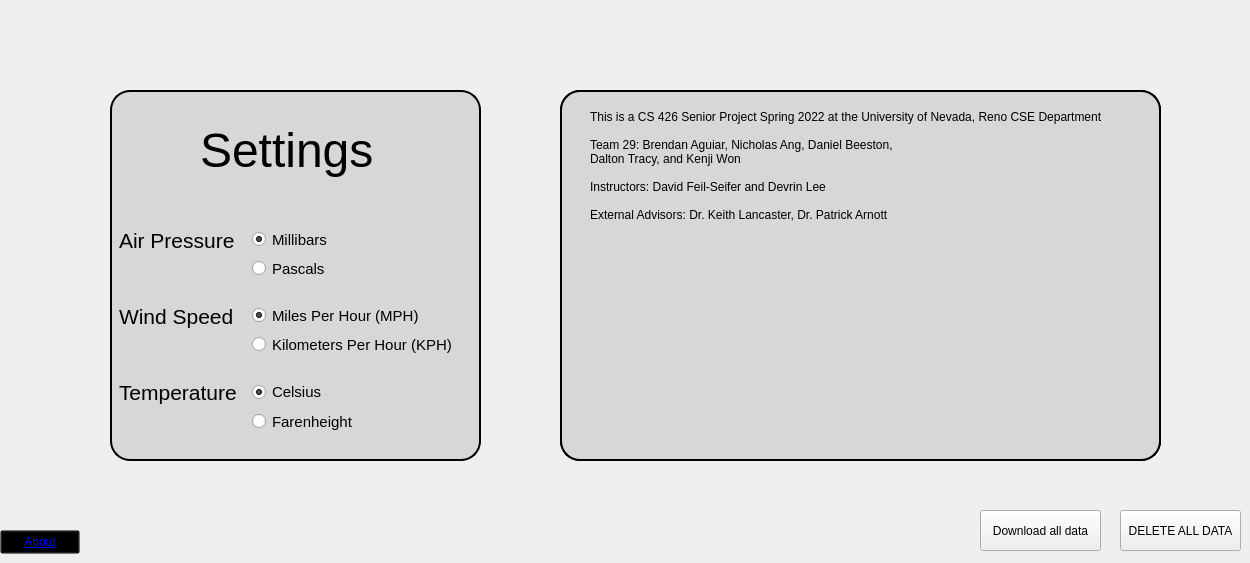
      <widget class="QWidget" name="Settings">
       <attribute name="title">
        <string>Settings</string>
       </attribute>
       <widget class="QPushButton" name="DeleteAll">
        <property name="geometry">
         <rect>
          <x>1120</x>
          <y>510</y>
          <width>121</width>
          <height>41</height>
         </rect>
        </property>
        <property name="text">
         <string>DELETE ALL DATA</string>
        </property>
       </widget>
       <widget class="QPushButton" name="DownloadAll">
        <property name="geometry">
         <rect>
          <x>980</x>
          <y>510</y>
          <width>121</width>
          <height>41</height>
         </rect>
        </property>
        <property name="text">
         <string>Download all data</string>
        </property>
       </widget>
       <widget class="QPushButton" name="AboutButton">
        <property name="geometry">
         <rect>
          <x>0</x>
          <y>530</y>
          <width>80</width>
          <height>24</height>
         </rect>
        </property>
        <property name="font">
         <font>
          <underline>true</underline>
         </font>
        </property>
        <property name="styleSheet">
         <string notr="true">QPushButton{
	color:blue;
	background:transparent;
}</string>
        </property>
        <property name="text">
         <string>About</string>
        </property>
       </widget>
       <widget class="QFrame" name="AboutFrame">
        <property name="geometry">
         <rect>
          <x>560</x>
          <y>90</y>
          <width>601</width>
          <height>371</height>
         </rect>
        </property>
        <property name="autoFillBackground">
         <bool>false</bool>
        </property>
        <property name="styleSheet">
         <string notr="true">QFrame#AboutFrame{
border: 2px solid black;
border-radius:20px;
background: rgb(215, 215, 215); /*185 */
}</string>
        </property>
        <property name="frameShape">
         <enum>QFrame::StyledPanel</enum>
        </property>
        <property name="frameShadow">
         <enum>QFrame::Raised</enum>
        </property>
        <widget class="QLabel" name="AboutDetails">
         <property name="geometry">
          <rect>
           <x>30</x>
           <y>20</y>
           <width>511</width>
           <height>271</height>
          </rect>
         </property>
         <property name="styleSheet">
          <string notr="true">QLabel{
	border: 0px;
}</string>
         </property>
         <property name="text">
          <string>This is a CS 426 Senior Project Spring 2022 at the University of Nevada, Reno CSE Department

Team 29: Brendan Aguiar, Nicholas Ang, Daniel Beeston, 
Dalton Tracy, and Kenji Won

Instructors: David Feil-Seifer and Devrin Lee

External Advisors: Dr. Keith Lancaster, Dr. Patrick Arnott
</string>
         </property>
         <property name="alignment">
          <set>Qt::AlignLeading|Qt::AlignLeft|Qt::AlignTop</set>
         </property>
        </widget>
       </widget>
       <widget class="QFrame" name="DeleteFrame">
        <property name="geometry">
         <rect>
          <x>560</x>
          <y>90</y>
          <width>601</width>
          <height>371</height>
         </rect>
        </property>
        <property name="autoFillBackground">
         <bool>false</bool>
        </property>
        <property name="styleSheet">
         <string notr="true">QFrame#DeleteFrame{
border: 2px solid black;
border-radius:20px;
background: rgb(215, 215, 215); /*185 */
}</string>
        </property>
        <property name="frameShape">
         <enum>QFrame::StyledPanel</enum>
        </property>
        <property name="frameShadow">
         <enum>QFrame::Raised</enum>
        </property>
        <widget class="QLabel" name="DeleteText">
         <property name="geometry">
          <rect>
           <x>30</x>
           <y>20</y>
           <width>511</width>
           <height>271</height>
          </rect>
         </property>
         <property name="font">
          <font>
           <pointsize>20</pointsize>
          </font>
         </property>
         <property name="styleSheet">
          <string notr="true">QLabel{
	border: 0px;
}</string>
         </property>
         <property name="text">
          <string>Are you sure you wish to delete all data?
This process is irreversible </string>
         </property>
         <property name="alignment">
          <set>Qt::AlignCenter</set>
         </property>
        </widget>
        <widget class="QPushButton" name="DeleteConfirm">
         <property name="geometry">
          <rect>
           <x>360</x>
           <y>310</y>
           <width>221</width>
           <height>51</height>
          </rect>
         </property>
         <property name="text">
          <string>Yes, Delete All Data Permanently</string>
         </property>
        </widget>
        <widget class="QPushButton" name="DeleteDeny">
         <property name="geometry">
          <rect>
           <x>20</x>
           <y>310</y>
           <width>221</width>
           <height>51</height>
          </rect>
         </property>
         <property name="text">
          <string>No, go back and do not delete data</string>
         </property>
        </widget>
       </widget>
       <widget class="QFrame" name="frame_8">
        <property name="geometry">
         <rect>
          <x>110</x>
          <y>90</y>
          <width>371</width>
          <height>371</height>
         </rect>
        </property>
        <property name="styleSheet">
         <string notr="true">QFrame#frame_8{
border: 2px solid black;
border-radius:20px;
background: rgb(215, 215, 215); /*185 */
}</string>
        </property>
        <property name="frameShape">
         <enum>QFrame::StyledPanel</enum>
        </property>
        <property name="frameShadow">
         <enum>QFrame::Raised</enum>
        </property>
        <widget class="QFrame" name="SettingsOptions">
         <property name="geometry">
          <rect>
           <x>0</x>
           <y>120</y>
           <width>371</width>
           <height>241</height>
          </rect>
         </property>
         <layout class="QFormLayout" name="formLayout">
          <item row="0" column="0">
           <widget class="QLabel" name="AirTitle">
            <property name="font">
             <font>
              <pointsize>16</pointsize>
             </font>
            </property>
            <property name="text">
             <string>Air Pressure</string>
            </property>
           </widget>
          </item>
          <item row="0" column="1">
           <widget class="QFrame" name="verticalFrame">
            <layout class="QVBoxLayout" name="verticalLayout">
             <item>
              <widget class="QRadioButton" name="MillibarsButton">
               <property name="font">
                <font>
                 <pointsize>11</pointsize>
                </font>
               </property>
               <property name="text">
                <string>Millibars</string>
               </property>
               <property name="checked">
                <bool>true</bool>
               </property>
              </widget>
             </item>
             <item>
              <widget class="QRadioButton" name="PascalButton">
               <property name="font">
                <font>
                 <pointsize>11</pointsize>
                </font>
               </property>
               <property name="text">
                <string>Pascals</string>
               </property>
              </widget>
             </item>
            </layout>
           </widget>
          </item>
          <item row="1" column="0">
           <widget class="QLabel" name="WindTitle">
            <property name="font">
             <font>
              <pointsize>16</pointsize>
             </font>
            </property>
            <property name="text">
             <string>Wind Speed</string>
            </property>
           </widget>
          </item>
          <item row="1" column="1">
           <widget class="QFrame" name="WindOptions">
            <layout class="QVBoxLayout" name="verticalLayout_2">
             <item>
              <widget class="QRadioButton" name="MPHButton">
               <property name="font">
                <font>
                 <pointsize>11</pointsize>
                </font>
               </property>
               <property name="text">
                <string>Miles Per Hour (MPH)</string>
               </property>
               <property name="checked">
                <bool>true</bool>
               </property>
              </widget>
             </item>
             <item>
              <widget class="QRadioButton" name="KPHButton">
               <property name="font">
                <font>
                 <pointsize>11</pointsize>
                </font>
               </property>
               <property name="text">
                <string>Kilometers Per Hour (KPH)</string>
               </property>
              </widget>
             </item>
            </layout>
           </widget>
          </item>
          <item row="2" column="1">
           <widget class="QFrame" name="TemperatureOptions">
            <layout class="QVBoxLayout" name="verticalLayout_3">
             <item>
              <widget class="QRadioButton" name="CelciusButton">
               <property name="font">
                <font>
                 <pointsize>11</pointsize>
                </font>
               </property>
               <property name="text">
                <string>Celsius</string>
               </property>
               <property name="checked">
                <bool>true</bool>
               </property>
              </widget>
             </item>
             <item>
              <widget class="QRadioButton" name="FarenheitButton">
               <property name="font">
                <font>
                 <pointsize>11</pointsize>
                </font>
               </property>
               <property name="text">
                <string>Farenheight </string>
               </property>
               <property name="checked">
                <bool>false</bool>
               </property>
              </widget>
             </item>
            </layout>
           </widget>
          </item>
          <item row="2" column="0">
           <widget class="QLabel" name="TemperatureTitle">
            <property name="font">
             <font>
              <pointsize>16</pointsize>
             </font>
            </property>
            <property name="text">
             <string>Temperature</string>
            </property>
           </widget>
          </item>
         </layout>
        </widget>
        <widget class="QLabel" name="label_2">
         <property name="geometry">
          <rect>
           <x>90</x>
           <y>-30</y>
           <width>181</width>
           <height>181</height>
          </rect>
         </property>
         <property name="font">
          <font>
           <pointsize>36</pointsize>
          </font>
         </property>
         <property name="text">
          <string>Settings</string>
         </property>
        </widget>
       </widget>
       <widget class="QFrame" name="frame_9">
        <property name="geometry">
         <rect>
          <x>620</x>
          <y>90</y>
          <width>481</width>
          <height>271</height>
         </rect>
        </property>
        <property name="styleSheet">
         <string notr="true">QFrame#frame_9{
border: 2px solid black;
border-radius:20px;
background: rgb(215, 215, 215); /*185 */
}</string>
        </property>
        <property name="frameShape">
         <enum>QFrame::StyledPanel</enum>
        </property>
        <property name="frameShadow">
         <enum>QFrame::Raised</enum>
        </property>
        <widget class="QLabel" name="GPS_Val">
         <property name="geometry">
          <rect>
           <x>-110</x>
           <y>-100</y>
           <width>681</width>
           <height>451</height>
          </rect>
         </property>
         <property name="font">
          <font>
           <pointsize>20</pointsize>
          </font>
         </property>
         <property name="layoutDirection">
          <enum>Qt::LeftToRight</enum>
         </property>
         <property name="text">
          <string>Current Location:

Last updated:

Latitude/Longitude:</string>
         </property>
         <property name="scaledContents">
          <bool>false</bool>
         </property>
         <property name="alignment">
          <set>Qt::AlignCenter</set>
         </property>
        </widget>
       </widget>
       <zorder>frame_9</zorder>
       <zorder>frame_8</zorder>
       <zorder>DeleteFrame</zorder>
       <zorder>AboutFrame</zorder>
       <zorder>DeleteAll</zorder>
       <zorder>DownloadAll</zorder>
       <zorder>AboutButton</zorder>
      </widget>
